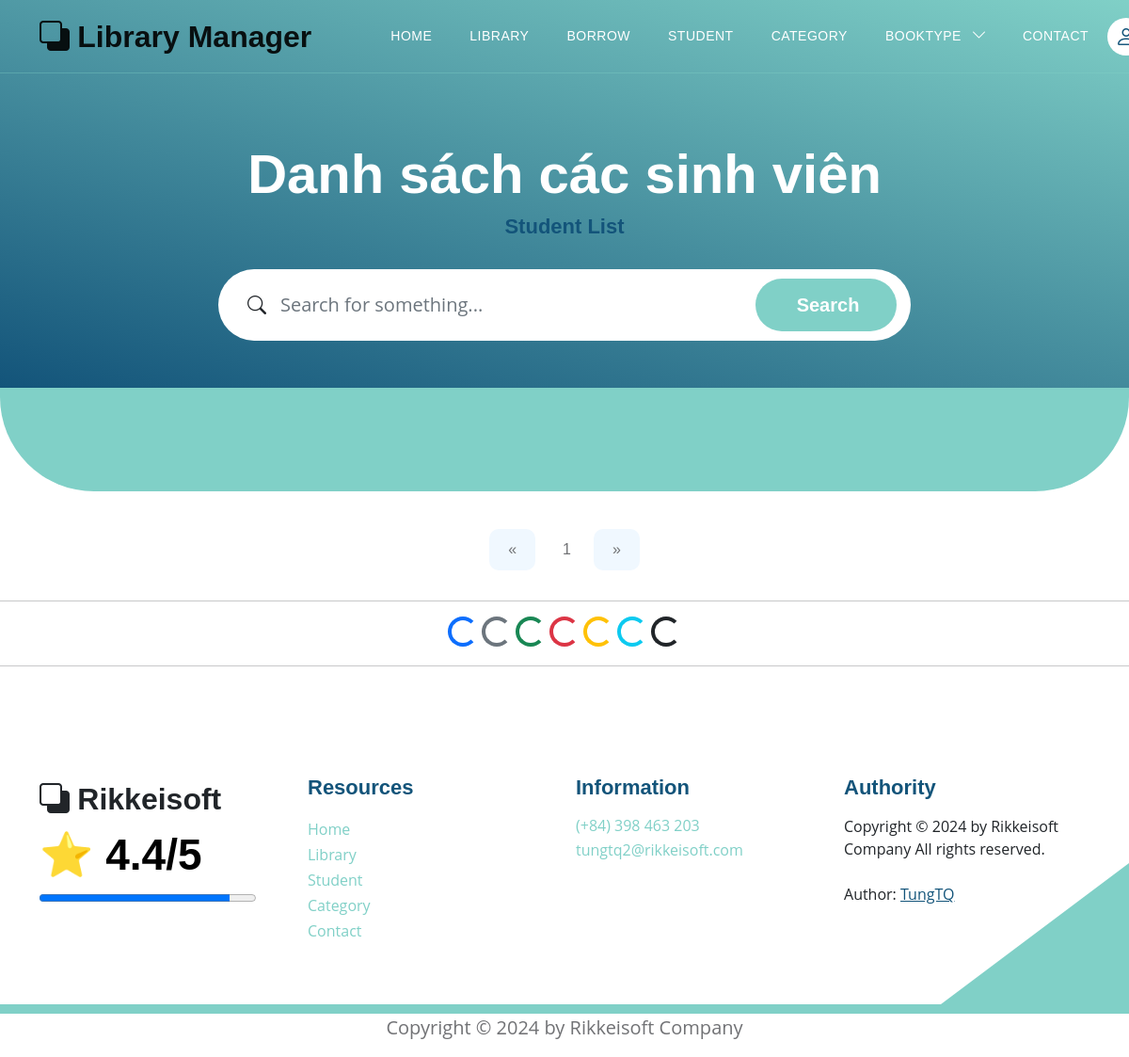
The app's page /users?page=2, older data.
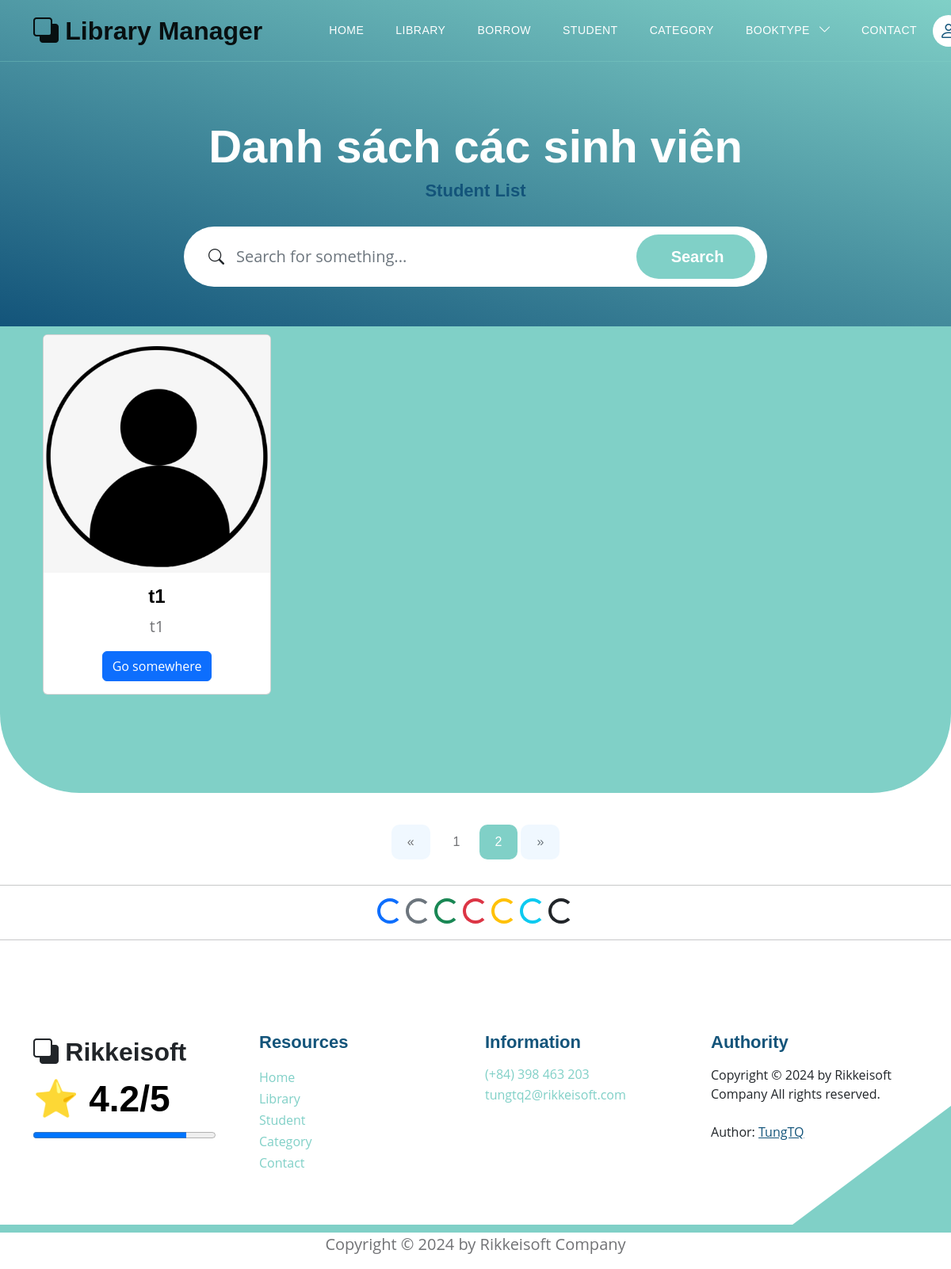
The same page, newer data.
### models.py (models this page shows)
class User(Base):
    __tablename__ = 'users'
    username = Column(String(30), primary_key=True, unique=True, index=True)
    fullname = Column(String(100), index=True)
    email = Column(String(100), index=True)
    password = Column(String(100), index=True)
    role = Column(Integer, index=True)
    delete_flag = Column(Integer, index=True)
    books = relationship("Book", back_populates="user")

### routers/student.py (the view)
@router.get('/users', response_class=HTMLResponse)
async def get_all_users(request: Request, page: int = Query(1, gt=0), page_size: int = Query(8, gt=0), db: Session = Depends(models.get_db)):
    mean_star = function.get_mean_star(db)
    all_category2 = db.query(models.Category).filter(models.Category.delete_flag != 1).all()
    offset = (page - 1) * page_size
    all_users = db.query(models.User).filter(models.User.delete_flag == 0).offset(offset).limit(page_size).all()
    total_users = db.query(models.User).filter(models.User.delete_flag == 0).count()
    total_pages = (total_users + page_size - 1) // page_size    # Tinh tổng số trang sẽ có
    return templates.TemplateResponse("student_list.html", {
        "request": request,
        "all_users": all_users,
        "mean_star": mean_star,
        "page": page,
        "total_users": total_users,
        "total_pages": total_pages,
        "all_category2": all_category2})

### templates/student_list.html (shortened to what this page needs)
{% extends "base.html" %}
{% block content %}
<section class="hero-section d-flex justify-content-center align-items-center" id="section_1"
    style="padding-bottom: 50px;">
    <div class="container">
        <div class="row">
            <div class="col-lg-8 col-12 mx-auto">
                <h1 class="text-white text-center"> Danh sách các sinh viên </h1>
                <h6 class="text-center"> Student List </h6>
                <form action="/users/search_students" method="get" class="custom-form mt-4 pt-2 mb-lg-0 mb-5"
                    role="search">
                    <div class="input-group input-group-lg">
                        <span class="input-group-text bi-search" id="basic-addon1">
                        </span>
                        <input name="searching" type="search" class="form-control" id="searching"
                            placeholder="Search for something..." aria-label="Search">
                        <button type="submit" class="form-control">Search</button>
                    </div>
                </form>
            </div>
        </div>
    </div>
</section>
<section class="featured-section">
    <div class="container">
        <div class="container text-center bg-body-secondary">
            <div style="padding-top: 110px;">
                <div class="row">
                    {% for student in all_users %}
                    <div class="col-md-6 col-lg-4 col-xl-3 mb-4">
                        <div class="card" style="width: 18rem;">
                            <img src="static/images/default_avatar.png" class="card-img-top"
                                alt="https://placehold.co/200x150"
                                style="transition: transform 0.3s ease-in-out, filter 0.3s ease-in-out;"
                                onmouseover="this.style.transform='scale(1.1)'; this.style.filter='brightness(80%)';"
                                onmouseout="this.style.transform='scale(1)'; this.style.filter='brightness(100%)';">
                            <div class="card-body">
                                <h5 class="card-title"> {{student.username}} </h5>
                                <p class="card-text"> {{student.fullname}} </p>
                                {% if request.cookies.get('token') %}
                                <div class="btn-group mt-auto" role="group" aria-label="Button Click">
                                    <a href="users/detail_student?username_choice={{student.username}}" class="btn btn-primary"> Show Infor </a>
                                    <a href="users/get_admin?finded_username={{student.username}}" class="btn btn-warning"> Change Rule </a>
                                </div>
                                {% else %}
                                <a href="users/detail_student?username_choice={{student.username}}" class="btn btn-primary">Go somewhere</a>
                                {% endif %}
                            </div>
                        </div>
                    </div>
                    {% endfor %}
                </div>
            </div>
        </div>
    </div>
</section>
<div style="text-align: center;">
    <nav aria-label="Page navigation example" style="display: inline-block;">
        <ul class="pagination">
            <li class="page-item {% if page == 1 %}disabled{% endif %}">
                <a class="page-link" href="/users?page={{ page - 1 }}" aria-label="Previous">
                    <span aria-hidden="true">&laquo;</span>
                </a>
            </li>
            {% for num in range(1, total_pages + 1) %}
            <li class="page-item {% if num == page %}active{% endif %}">
                <a class="page-link" href="/users?page={{ num }}">{{ num }}</a>
            </li>
            {% endfor %}
            <li class="page-item {% if page == total_pages %}disabled{% endif %}">
                <a class="page-link" href="/users?page={{ page + 1 }}" aria-label="Next">
                    <span aria-hidden="true">&raquo;</span>
                </a>
            </li>
        </ul>
    </nav>
</div>
<hr>
<div style="text-align: center;">
    <div class="spinner-border text-primary" role="status">
    </div>
    <div class="spinner-border text-secondary" role="status">
    </div>
    <div class="spinner-border text-success" role="status">
    </div>
    <div class="spinner-border text-danger" role="status">
    </div>
    <div class="spinner-border text-warning" role="status">
    </div>
    <div class="spinner-border text-info" role="status">
    </div>
    <div class="spinner-border text-dark" role="status">
    </div>
</div>
<hr>
{% endblock content %}

### templates/base.html (shortened to what this page needs)
<!DOCTYPE html>
<html lang="en">
<head>
    <link href="/static/css/bootstrap.min.css" rel="stylesheet">
    <link href="/static/css/bootstrap-icons.css" rel="stylesheet">
    <link href="/static/css/templatemo-topic-listing.css" rel="stylesheet">
</head>
<body id="top">
    <main>
        <div id="sticky-wrapper" class="sticky-wrapper" style="height: 78px;">
            <nav class="navbar navbar-expand-lg bg-body-tertiary">
                <div class="container">
                    <a class="navbar-brand" href="/">
                        <i class="bi-back"></i>
                        <span> Library Manager </span>
                    </a>
                    <div class="collapse navbar-collapse" id="navbarNav">
                        <ul class="navbar-nav ms-lg-5 me-lg-auto">
                            <li class="nav-item">
                                <a class="nav-link click-scroll" href="/"> Home </a>
                            </li>
                            <li class="nav-item">
                                <a class="nav-link click-scroll" href="/books?bookview=0"> Library </a>
                            </li>
                            <li class="nav-item">
                                <a class="nav-link click-scroll" href="#section_3"> Borrow </a>
                            </li>
                            <li class="nav-item">
                                <a class="nav-link click-scroll" href="/users"> Student </a>
                            </li>
                            <li class="nav-item">
                                <a class="nav-link click-scroll" href="/category_books"> Category </a>
                            </li>
                            <li class="nav-item dropdown">
                                <a class="nav-link dropdown-toggle" id="navbarDropdownMenuLink" role="button" data-toggle="dropdown" aria-haspopup="true" aria-expanded="false">
                                  BookType
                                </a>
                            </li>
                            <li class="nav-item">
                                <a class="nav-link click-scroll" href="/contact"> Contact </a>
                            </li>
                        </ul>
                        <div class="d-none d-lg-block">
                            {% if request.cookies.get('token') %}
                            <div class="dropdown">
                                <button class="btn btn-secondary dropdown-toggle" type="button"
                                    data-bs-toggle="dropdown" aria-expanded="false">
                                    <a href="/profile" class="navbar-icon bi-person smoothscroll"> </a> {{request.cookies.get('username')}}
                                </button>
                                <ul class="dropdown-menu">
                                    <li> <a href="/profile" class="navbar-icon bi-person smoothscroll"> </a> {{
                                        request.cookies.get('username') }}</li>
                                    <li><a class="dropdown-item" href="/logout"> Logout </a></li>
                                </ul>
                            </div>
                            {% else %}
                            <a href="/login" class="navbar-icon bi-person smoothscroll"></a>
                            {% endif %}
                        </div>
                    </div>
                </div>
            </nav>
        </div>
    </main>
    {% block content %}{% endblock content %}
</body>
<footer class="site-footer section-padding">
    <div class="container">
        <div class="row">
            <div class="col-lg-3 col-12 mb-4 pb-2">
                <a class="navbar-brand mb-2" href="/">
                    <i class="bi-back"></i>
                    <span> Rikkeisoft </span>
                </a>
                <h2>⭐ {{mean_star}}/5 </h2>
                <progress max="100" value="{{ mean_star*20 }}" style="width: 230px;"></progress>
            </div>
            <div class="col-lg-3 col-md-4 col-6">
                <h6 class="site-footer-title mb-3">Resources</h6>
                <ul class="site-footer-links">
                    <li class="site-footer-link-item">
                        <a href="/" class="site-footer-link"> Home </a>
                    </li>
                    <li class="site-footer-link-item">
                        <a href="/books?bookview=0" class="site-footer-link"> Library </a>
                    </li>
                    <li class="site-footer-link-item">
                        <a href="/users" class="site-footer-link"> Student </a>
                    </li>
                    <li class="site-footer-link-item">
                        <a href="/category_books" class="site-footer-link"> Category </a>
                    </li>
                    <li class="site-footer-link-item">
                        <a href="/contact" class="site-footer-link"> Contact </a>
                    </li>
                </ul>
            </div>
            <div class="col-lg-3 col-md-4 col-6 mb-4 mb-lg-0">
                <h6 class="site-footer-title mb-3"> Information </h6>
                <p class="text-white d-flex mb-1">
                    <a href="tel: 0398463203" class="site-footer-link">
                        (+84) 398 463 203
                    </a>
                </p>
                <p class="text-white d-flex">
                    <a href="mailto:tungtq2@rikkeisoft.com" class="site-footer-link">
                        tungtq2@rikkeisoft.com
                    </a>
                </p>
            </div>
            <div class="col-lg-3 col-md-4 col-12 mt-4 mt-lg-0 ms-auto">
                <h6 class="site-footer-title mb-3"> Authority </h6>
                Copyright © 2024 by Rikkeisoft Company All rights reserved.
                <br><br> Author: <a rel="nofollow" href="https://github.com/pisceskibo" target="_blank"> <u> TungTQ </u>
                </a>
            </div>
        </div>
    </div>
</footer>
<p style="text-align: center;"> Copyright © 2024 by Rikkeisoft Company </p>
</html>

Row changes from the older to the newer data that the page shows:
added User: username "t1", fullname "t1"
Text that changed along with them:
{{ mean_star }}: "4.4" → "4.2"
{{ mean_star*20 }}: 88.0 → 84.0 (drawn)
new list line: "2"
